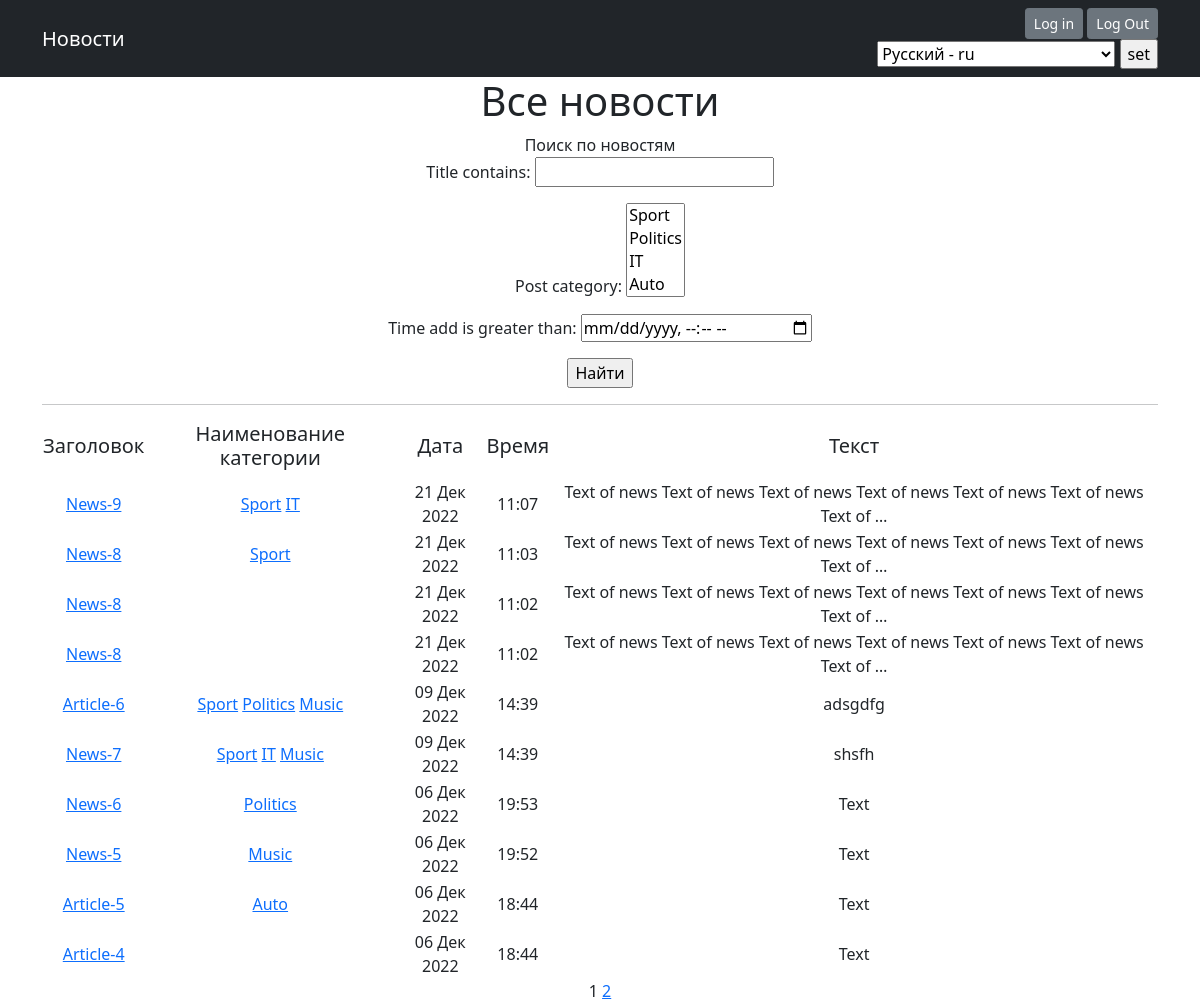
The page /news/ on the database as committed earlier.
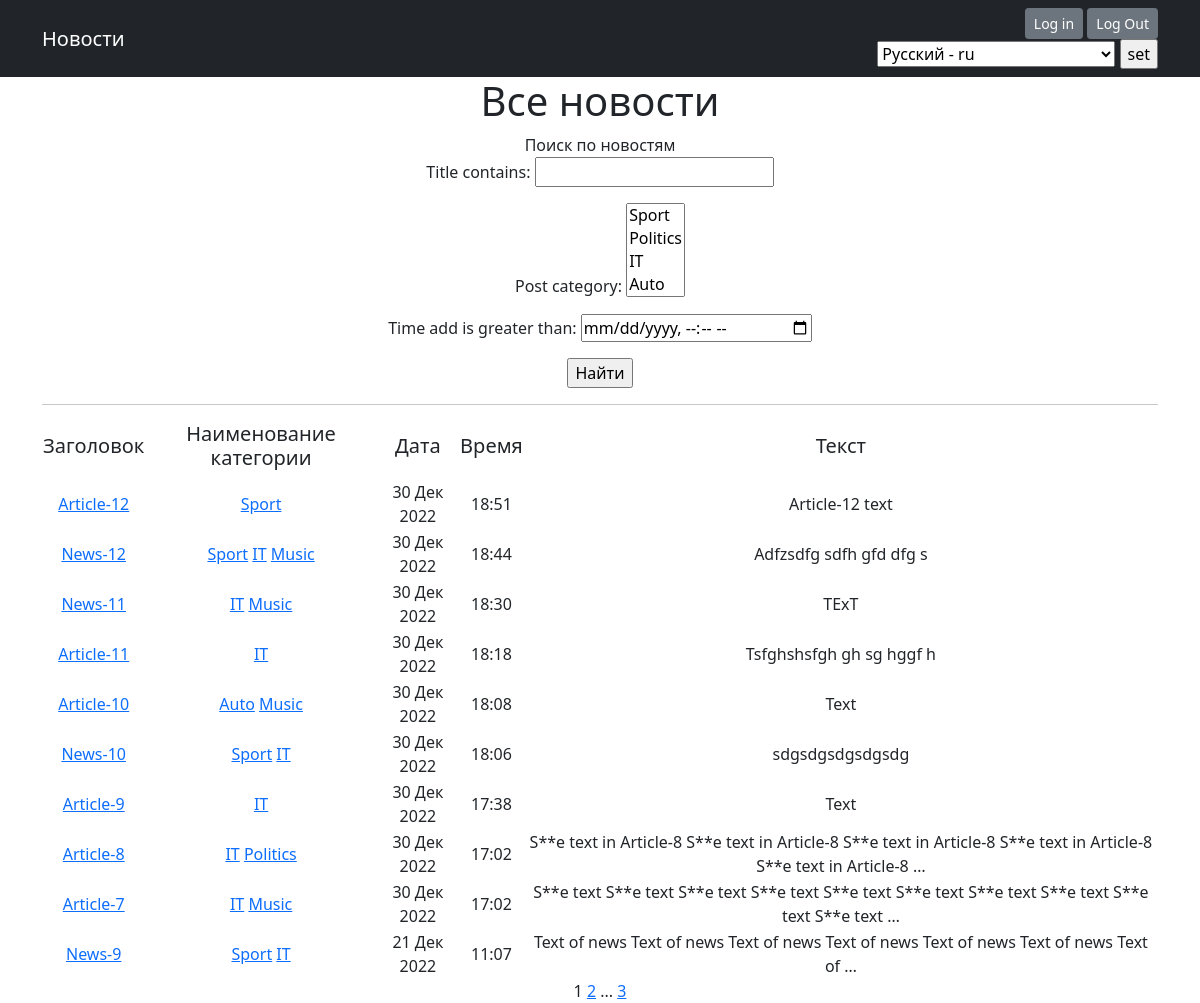
The same page on the database as committed later.
### news/models.py (models this page shows, shortened)
class Post(models.Model):
    authorP = models.ForeignKey(Author, on_delete=models.CASCADE)
    articles = "AR"
    news = "NW"
    CATEGORY_TYPES = [
        (articles, 'Статья'),
        (news, 'Новость')
    ]
    category_type = models.CharField(max_length=2, choices=CATEGORY_TYPES, default=news)
    time_add = models.DateTimeField(auto_now_add=True)
    post_category = models.ManyToManyField(Category, through='PostCategory')
    title = models.CharField(max_length=255)
    text = models.TextField()
    rating = models.IntegerField(default=0)
    def get_absolute_url(self):
        return reverse('news_detail', args=[str(self.id)])

class Category(models.Model):
    name = models.CharField(max_length=127, unique=True, help_text=_('Category name'))
    subscribers = models.ManyToManyField(User, through='SubscribeCategory')
    def __str__(self):
        return f'{self.name}'

### news/views.py (the view)
# urls.py: path('', cache_page(60)(NewsList.as_view()), name='news'),
class NewsList(ListView):
    model = Post
    ordering = '-time_add'
    template_name = 'news.html'
    context_object_name = 'news'
    paginate_by = 10
    def get_queryset(self):
        queryset = super().get_queryset()
        self.filterset = PostFilter(self.request.GET, queryset)
        return self.filterset.qs
    def get_context_data(self, **kwargs):
        context = super().get_context_data(**kwargs)
        context['filterset'] = self.filterset
        return context

### news/templatetags/custom_tags.py (called while the page is built)
@register.simple_tag(takes_context=True)
def url_replace(context, **kwargs):
    d = context['request'].GET.copy()
    for k, v in kwargs.items():
        d[k] = v
    return d.urlencode()

### news/templatetags/d36_filters.py (called while the page is built)
@register.filter()
def censor(txt):
    replace_list = ['some', 'news-1']
    if not isinstance(txt, str):
        raise TypeError(f'invalid object type for censorship')
    else:
        for word in txt.split(" "):
            if word.lower() in replace_list:
                txt = txt.replace(word, f'{word[0]}{"*"*(len(word)-2)}{word[-1]}')
    return txt

### templates/news.html (shortened to what this page needs)
{% extends 'flatpages/default.html' %}
{% load d36_filters %}
{% load custom_tags %}
{% load i18n %}
{% block content %}
<h1>{% translate "All news" %}</h1>
<tr>{% translate "News search" %}</tr>
   <form action="" method="get">
        {{ filterset.form.as_p }}
       <input type="submit" value="{% translate "Search" %}" />
   </form>
   <hr>
   {% if news %}
       <table>
           <tr>
               <td><h5>{% translate "Title" %}</h5></td>
               <td><h5>{% translate "Category" %}</h5></td>
               <td><h5>{% translate "Date" %}</h5></td>
               <td><h5>{% translate "Time" %}</h5></td>
               <td><h5>{% translate "Text" %}</h5></td>
           </tr>
           {% for n in news %}
           <tr>
               <td><a href="{{n.get_absolute_url}}">{{ n.title|censor }}</a></td>
               <td>{% for cat in n.post_category.all %}
                    <a href="{% url 'category_list' cat.id %}">{{ cat.name }}</a>
                    {% endfor %}</td>
               <td>{{ n.time_add|date:'d M Y' }}</td>
               <td>{{ n.time_add|time }}</td>
               <td>{{ n.text|truncatewords:20|censor }}</td>
           </tr>
           {% endfor %}
       </table>
   {% else %}
       <h2>{% translate "There is no news" %}</h2>
   {% endif %}
   {{ page_obj.number }}
   {% if page_obj.has_next %}
       <a href="?{% url_replace page=page_obj.next_page_number %}">{{ page_obj.next_page_number }}</a>
       {% if paginator.num_pages != page_obj.next_page_number %}
           ...
           <a href="?{% url_replace page=page_obj.paginator.num_pages %}">{{ page_obj.paginator.num_pages }}</a>
       {% endif %}
   {% endif %}
{% endblock content %}

Rows that differ between the two databases and show on the page:
no longer on this page (row unchanged): Post: title|censor "News-8", time_add "21 Дек 2022", time_add "11:03", text|censor "Text of news Text of news Text of news Text of news Text of news Text of news Text of …", Category (name "Sport")
no longer on this page (row unchanged): Post: title|censor "News-8", time_add "21 Дек 2022", time_add "11:02", text|censor "Text of news Text of news Text of news Text of news Text of news Text of news Text of …"
no longer on this page (row unchanged): Post: title|censor "News-8", time_add "21 Дек 2022", time_add "11:02", text|censor "Text of news Text of news Text of news Text of news Text of news Text of news Text of …"
no longer on this page (row unchanged): Post: title|censor "Article-6", time_add "09 Дек 2022", time_add "14:39", text|censor "adsgdfg", Category (name "Sport"), Category (name "Politics"), Category (name "Music")
no longer on this page (row unchanged): Post: title|censor "News-7", time_add "09 Дек 2022", time_add "14:39", text|censor "shsfh", Category (name "Sport"), Category (name "IT"), Category (name "Music")
no longer on this page (row unchanged): Post: title|censor "News-6", time_add "06 Дек 2022", time_add "19:53", text|censor "Text", Category (name "Politics")
no longer on this page (row unchanged): Post: title|censor "News-5", time_add "06 Дек 2022", time_add "19:52", text|censor "Text", Category (name "Music")
no longer on this page (row unchanged): Post: title|censor "Article-5", time_add "06 Дек 2022", time_add "18:44", text|censor "Text", Category (name "Auto")
no longer on this page (row unchanged): Post: title|censor "Article-4", time_add "06 Дек 2022", time_add "18:44", text|censor "Text"
added Post: title|censor "Article-12", time_add "30 Дек 2022", time_add "18:51", text|censor "Article-12 text", Category (name "Sport")
added Post: title|censor "News-12", time_add "30 Дек 2022", time_add "18:44", text|censor "Adfzsdfg sdfh gfd dfg s", Category (name "Sport"), Category (name "IT"), Category (name "Music")
added Post: title|censor "News-11", time_add "30 Дек 2022", time_add "18:30", text|censor "TExT", Category (name "IT"), Category (name "Music")
added Post: title|censor "Article-11", time_add "30 Дек 2022", time_add "18:18", text|censor "Tsfghshsfgh gh sg hggf h", Category (name "IT")
added Post: title|censor "Article-10", time_add "30 Дек 2022", time_add "18:08", text|censor "Text", Category (name "Auto"), Category (name "Music")
added Post: title|censor "News-10", time_add "30 Дек 2022", time_add "18:06", text|censor "sdgsdgsdgsdgsdg", Category (name "Sport"), Category (name "IT")
added Post: title|censor "Article-9", time_add "30 Дек 2022", time_add "17:38", text|censor "Text", Category (name "IT")
added Post: title|censor "Article-8", time_add "30 Дек 2022", time_add "17:02", text|censor "S**e text in Article-8 S**e text in Article-8 S**e text in Article-8 S**e text in Article-8 S**e text in Article-8 …", Category (name "IT"), Category (name "Politics")
added Post: title|censor "Article-7", time_add "30 Дек 2022", time_add "17:02", text|censor "S**e text S**e text S**e text S**e text S**e text S**e text S**e text S**e text S**e text S**e text …", Category (name "IT"), Category (name "Music")
Other text that changed with them:
{{ page_obj.paginator.num_pages }}: (not shown) → "3"
